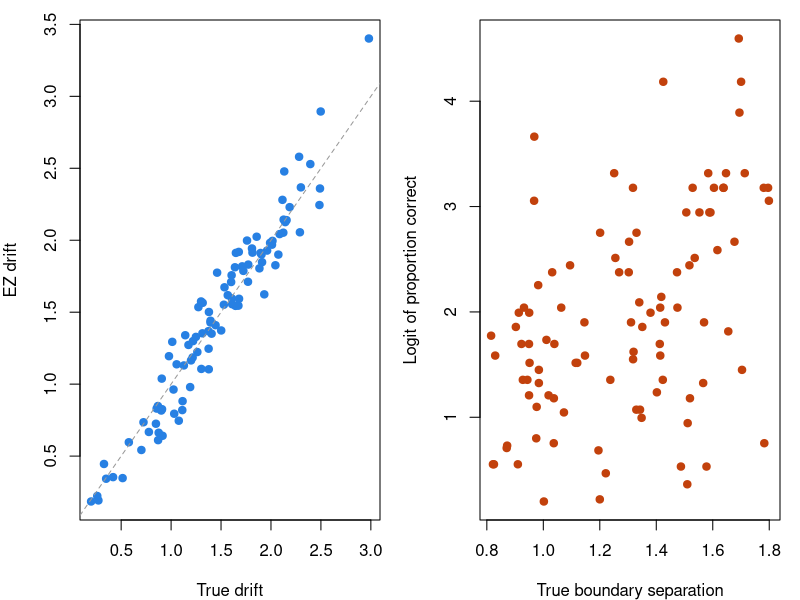

Recreate this plot in R.
# Simulate two-choice decisions from the diffusion model and recover its parameters
# with EZ-diffusion (Wagenmakers, van der Maas & Grasman, 2007).
#
# Each respondent j has a drift theta_j (their ability: the drift on an item of
# difficulty 0), a boundary separation alpha_j (caution) and a non-decision time ter_j.
# Every trial is a random walk that starts halfway between 0 and alpha_j and moves by
# v * dt plus Gaussian noise with SD sqrt(dt) (so s = 1) until it crosses a boundary.
# eta is the across-trial SD of drift: 0 is the simple model; try eta <- 1.
#
# Base R only. The walk takes a second or two in the browser; raise np and ntr as
# you like in your own R session. (rtdists::rdiffusion samples the same model
# without the small error from the size of the steps.)
set.seed(65)
np  <- 100     # respondents
ntr <- 200     # trials per respondent
eta <- 0       # across-trial SD of drift

theta <- rnorm(np, 1.5, 0.5)       # drift
bound <- runif(np, 0.8, 1.8)       # boundary separation
ter   <- runif(np, 0.3, 0.5)       # non-decision time (s)

walk <- function(v, a, ter, dt = 0.001, maxt = 10) {
  n <- length(v); x <- a / 2; t <- numeric(n); resp <- rep(NA_integer_, n)
  live <- seq_len(n)
  while (length(live) && t[live[1]] < maxt) {
    x[live] <- x[live] + v[live] * dt + sqrt(dt) * rnorm(length(live))
    t[live] <- t[live] + dt
    up <- x[live] >= a[live]; lo <- x[live] <= 0
    resp[live[up]] <- 1L; resp[live[lo]] <- 0L
    live <- live[!(up | lo)]
  }
  data.frame(rt = ter + t, resp = resp)
}

d <- data.frame(id = rep(1:np, each = ntr))
d$v <- theta[d$id] + eta * rnorm(nrow(d))      # this trial's drift
d <- cbind(d, walk(d$v, bound[d$id], ter[d$id]))

# EZ-diffusion from the proportion correct and the mean and variance of correct RTs.
ez <- function(pc, vrt, mrt, s = 1) {
  L <- qlogis(pc)
  x <- L * (L * pc^2 - L * pc + pc - 0.5) / vrt
  v <- sign(pc - 0.5) * s * x^(1/4)
  a <- s^2 * L / v
  y <- -v * a / s^2
  mdt <- (a / (2 * v)) * (1 - exp(y)) / (1 + exp(y))
  c(v = v, alpha = a, ter = mrt - mdt)
}
est <- as.data.frame(t(sapply(split(d, d$id), function(x) {
  pc <- mean(x$resp); if (pc == 1) pc <- 1 - 1 / (2 * nrow(x))
  rc <- x$rt[x$resp == 1]
  c(pc = pc, ez(pc, var(rc), mean(rc)))
})))

# Everyone takes the same trials, so the sum score is sufficient and the logit of the
# proportion correct orders respondents as a Rasch ability estimate would.
acc_ability <- qlogis(est$pc)

round(c(accuracy = mean(d$resp),
        median_correct = median(d$rt[d$resp == 1]), median_error = median(d$rt[d$resp == 0])), 2)
round(rbind(truth = c(v = mean(theta), alpha = mean(bound), ter = mean(ter)),
            EZ = colMeans(est[, c("v", "alpha", "ter")]),
            r = c(cor(est$v, theta), cor(est$alpha, bound), cor(est$ter, ter))), 2)
round(c(r_accuracy_drift = cor(acc_ability, theta), r_accuracy_boundary = cor(acc_ability, bound)), 2)

op <- par(mfrow = c(1, 2), mar = c(4, 4, 1, 1))
plot(theta, est$v, pch = 19, col = "#2780e3", xlab = "True drift", ylab = "EZ drift")
abline(0, 1, lty = 2, col = "#999999")
plot(bound, acc_ability, pch = 19, col = "#c2410c",
     xlab = "True boundary separation", ylab = "Logit of proportion correct")
par(op)
